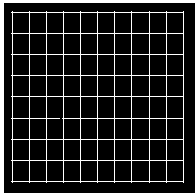
%> input picture ivp lab/iivp-lab-2017/iivp-lab-2017/Lab10 Adv/Image_4.bmp, 195 x 193 px
$ octave q1.m   (GNU Octave 9; MATLAB toolbox functions it lacks are replaced by stand-ins)
%> lines starting %> are read from the running program, lines starting %| are printed output that depends on the picture; in (x1, y1, x2, y2) boxes, pixels count from 0 and x2, y2 are one past the last pixel; in counts of white or black regions, pixels touching at a corner belong together; the program's own positions count from 1
X = (imread('Image_4.bmp'));
%> X: size 193x195 logical; 12.5% white; 2 white regions, box (x1, y1, x2, y2) and area: (11, 11, 184, 183) 3348, (0, 0, 195, 193) 1345
l = [0:length(X)-1];
%> l = 195 values from 0 to 194
FX=fft2(X);
MFX=abs(FX);
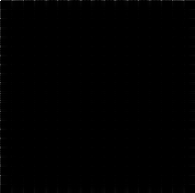
%> MFX: size 193x195 double; min 0.00736, max 4693, mean 15.9; drawn with min black and max white
figure
imshow(fftshift(log(MFX +1)));
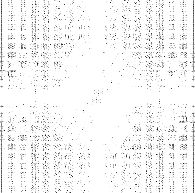
%> displayed picture: size 193x195, on the screen's scale of 0 to 255; min 2, max 255, mean 245.1
imagesc(fftshift(log(MFX +1)))
